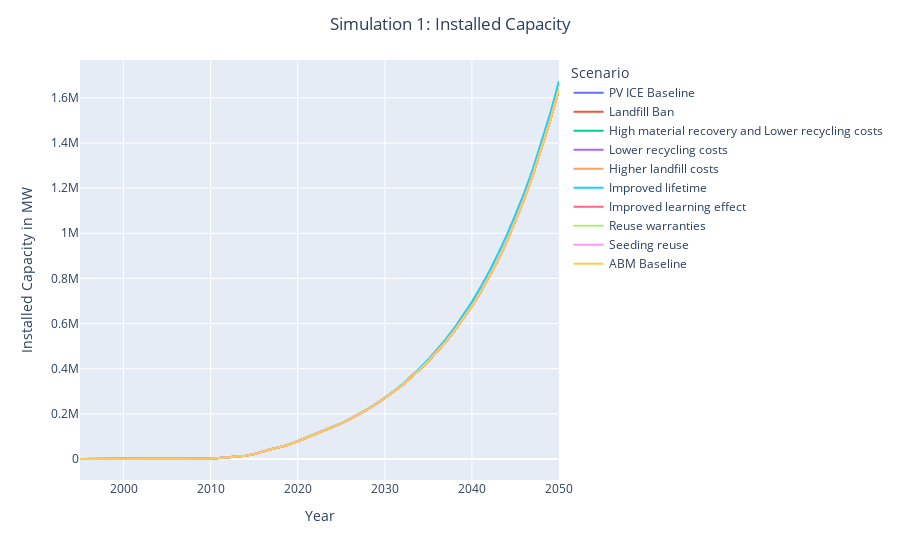

The cell this chart's notebook holds for it:
### Code cell
filter_col = [col for col in UScum1 if (col.startswith('Capacity'))]
df = UScum1[filter_col]
df = df.set_axis(pretty_scenarios, axis=1)
df['year'] = list(range(1995,2051))
df = df.melt(id_vars = 'year')
fig1 = px.line(df, x='year', y='value', color = 'variable', labels={
                     "year": "Year",
                     "value": "Installed Capacity in MW",
                    "variable" :"Scenario"
                 })
fig1.update_layout(title_text='Simulation 1: Installed Capacity', title_x=0.5)
fig1.show()
